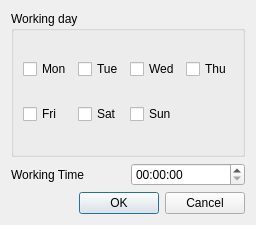
<?xml version="1.0" encoding="UTF-8"?>
<ui version="4.0">
 <class>DialogConfigure</class>
 <widget class="QDialog" name="DialogConfigure">
  <property name="geometry">
   <rect>
    <x>0</x>
    <y>0</y>
    <width>256</width>
    <height>225</height>
   </rect>
  </property>
  <property name="windowTitle">
   <string>Dialog</string>
  </property>
  <layout class="QGridLayout" name="gridLayout_2">
   <item row="0" column="0">
    <widget class="QGroupBox" name="groupBox">
     <property name="title">
      <string>Working day</string>
     </property>
     <layout class="QGridLayout" name="gridLayout">
      <item row="0" column="0">
       <widget class="QCheckBox" name="checkBoxMon">
        <property name="text">
         <string>Mon</string>
        </property>
       </widget>
      </item>
      <item row="0" column="1">
       <widget class="QCheckBox" name="checkBoxTue">
        <property name="text">
         <string>Tue</string>
        </property>
       </widget>
      </item>
      <item row="0" column="2">
       <widget class="QCheckBox" name="checkBoxWed">
        <property name="text">
         <string>Wed</string>
        </property>
       </widget>
      </item>
      <item row="0" column="3">
       <widget class="QCheckBox" name="checkBoxThu">
        <property name="text">
         <string>Thu</string>
        </property>
       </widget>
      </item>
      <item row="1" column="0">
       <widget class="QCheckBox" name="checkBoxFri">
        <property name="text">
         <string>Fri</string>
        </property>
       </widget>
      </item>
      <item row="1" column="1">
       <widget class="QCheckBox" name="checkBoxSat">
        <property name="text">
         <string>Sat</string>
        </property>
       </widget>
      </item>
      <item row="1" column="2">
       <widget class="QCheckBox" name="checkBoxSun">
        <property name="text">
         <string>Sun</string>
        </property>
       </widget>
      </item>
      <item row="1" column="3">
       <spacer name="horizontalSpacer">
        <property name="orientation">
         <enum>Qt::Horizontal</enum>
        </property>
        <property name="sizeHint" stdset="0">
         <size>
          <width>56</width>
          <height>20</height>
         </size>
        </property>
       </spacer>
      </item>
     </layout>
    </widget>
   </item>
   <item row="1" column="0">
    <layout class="QHBoxLayout" name="horizontalLayout">
     <item>
      <widget class="QLabel" name="label">
       <property name="text">
        <string>Working Time</string>
       </property>
      </widget>
     </item>
     <item>
      <widget class="QTimeEdit" name="timeEdit"/>
     </item>
    </layout>
   </item>
   <item row="2" column="0">
    <widget class="QDialogButtonBox" name="buttonBox">
     <property name="orientation">
      <enum>Qt::Horizontal</enum>
     </property>
     <property name="standardButtons">
      <set>QDialogButtonBox::Cancel|QDialogButtonBox::Ok</set>
     </property>
    </widget>
   </item>
  </layout>
 </widget>
 <resources/>
 <connections>
  <connection>
   <sender>buttonBox</sender>
   <signal>accepted()</signal>
   <receiver>DialogConfigure</receiver>
   <slot>accept()</slot>
   <hints>
    <hint type="sourcelabel">
     <x>248</x>
     <y>254</y>
    </hint>
    <hint type="destinationlabel">
     <x>157</x>
     <y>274</y>
    </hint>
   </hints>
  </connection>
  <connection>
   <sender>buttonBox</sender>
   <signal>rejected()</signal>
   <receiver>DialogConfigure</receiver>
   <slot>reject()</slot>
   <hints>
    <hint type="sourcelabel">
     <x>316</x>
     <y>260</y>
    </hint>
    <hint type="destinationlabel">
     <x>286</x>
     <y>274</y>
    </hint>
   </hints>
  </connection>
 </connections>
</ui>
